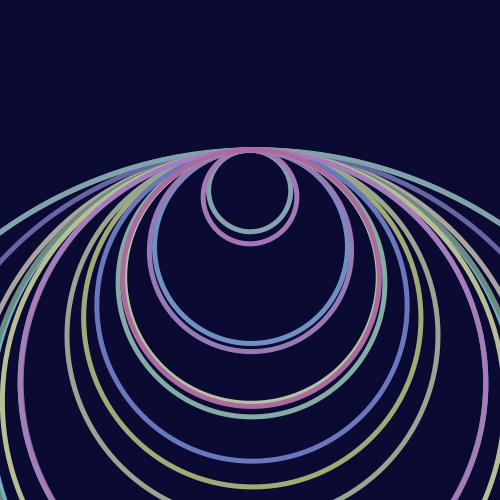
Frame 1 (no input)
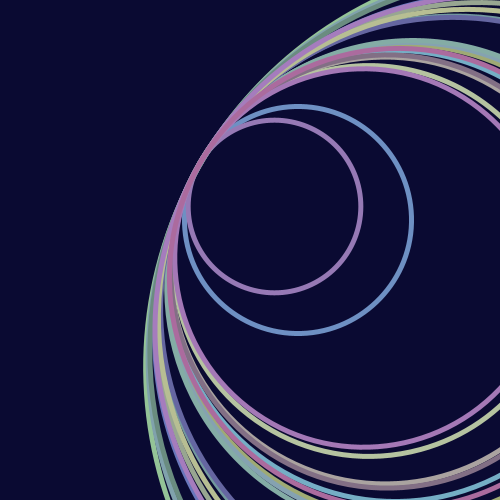
Frame 60 (the mouse pressed at the canvas centre just before this capture)
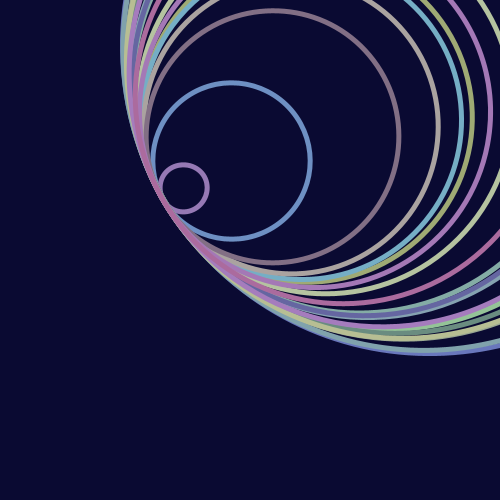
Frame 120 (the mouse held since frame 60 and released just before this capture)

The Processing sketch that drew these frames (run headless with seeded random() and noise(); from frame 60 on, the mouse is pressed at the canvas centre):

// Processing sketch: random_001
// ── random_001.pde
int centerX;
int centerY;
float boxSize; 
float frameAsRadians;
SpinningSquare spinner;
SpinningSquare spinner2;
ArrayList<SpinningSquare> spinners;
SpinningSquare tmpSpinner;

boolean drawLoopForward;
boolean randSetup = true;

boolean fade = false;
boolean rectangles = false;
boolean outerSpin = true;
boolean innerSpin = true;
int colorScheme = 0;
int numSpinners = 20;

void setup(){
  size(500, 500);
  background(0);
  strokeWeight(5);
  rectMode(CENTER);
  // frameRate(30);
  
  spinners = new ArrayList<SpinningSquare>();
  
  for(int ii = 0; ii < numSpinners; ii++){
    tmpSpinner = new SpinningSquare();
    
    if (randSetup){
      tmpSpinner.minSize = random(0,300);
      tmpSpinner.maxSize = random(100, 500);
      tmpSpinner.spinPhaseShift = radians(random(90));
      tmpSpinner.sizePhaseShift = radians(random(90));
    }else{
      tmpSpinner.minSize = (ii + 1) * 3;
      tmpSpinner.maxSize = ii * 20;
      tmpSpinner.spinPhaseShift = radians(random(ii*5));
      tmpSpinner.sizePhaseShift = radians(random(ii*10));
    }
    
    tmpSpinner._strokeWeight = 0.25 + random(5);
    spinners.add(tmpSpinner);
  }

  applyColorScheme(colorScheme);
}


void draw(){
  // background(0);
//  fill(0.15, 0.15, 0.15, 1);
  if(fade){
    fill(10,10,50, 10);
  }else{
    fill(10, 10, 50);
  }
  noStroke();
  rect(width/2, height/2, width, height);
  frameAsRadians = radians(frameCount);
  
  pushMatrix();
  if (outerSpin){
    translate(  -1 * 100 * sin(frameAsRadians*0.5), -1 * 100 * cos(frameAsRadians*0.5) );
  }
   
//  drawLoopForward = (frameCount % 2 == 0);
  drawLoopForward = (sin(frameAsRadians) > 0);

  int startAt = (drawLoopForward) ? 0 : spinners.size()-1;
  int loopDir = (drawLoopForward) ? 1 : -1;
  int idxToDraw = (int)floor(random(0, spinners.size()));
  
  for(int ii = 0; ii < spinners.size(); ii++){
    // idxToDraw = (int)floor(random(0, spinners.size()));
    // idxToDraw = startAt + ii * loopDir;
    idxToDraw = ii;
    tmpSpinner = spinners.get(idxToDraw);
    tmpSpinner.draw();
  }
  popMatrix();
}

void keyPressed(){
 switch(key){
   case 'f':
             fade = !fade;
             break;
   case 'r':
             rectangles = !rectangles;
             break;
   case 'o':
             outerSpin = !outerSpin;
             break;
   case 'i':
             innerSpin = !innerSpin;
             break;
   case 'C':
             applyColorScheme(colorScheme);
             break;
   case 'c':
             applyColorScheme(++colorScheme);
             break;
 }
}

void applyColorScheme(int p_colorScheme){
  
  int scheme = p_colorScheme % 5;
  
  color c1 = color(200, 180, 50);
  color c2 = color(230, 120, 0);
  
  for(int ii = 0; ii < numSpinners; ii++){
    tmpSpinner = spinners.get(ii);
  
    switch(scheme) {
      case 0:
              // pastels
              tmpSpinner._color = color( random(100,200), random(100,200), random(100,200) );
              continue;
      case 1:
              // reds
              tmpSpinner._color = color(random(100,200), random(10,100), random(10,100));
              continue;
      case 2:
              // full random
              tmpSpinner._color = color( random(255), random(255), random(255) );
              continue;
      case 3:
              // yellow-orange
              float brightness = random(60, 220);
              tmpSpinner._color = color( brightness, brightness/ (random(1.3, 2.4)), random(10,20));
              continue;
      case 4: 
              // lerped
              tmpSpinner._color = lerpColor(c1, c2, norm(ii, 0,numSpinners));
              continue;
    }
  }
}

// ----- 


class SpinningSquare {
 float spinPhaseShift;
 float sizePhaseShift;
 color _color;
 float minSize;
 float maxSize;
 float boxSize;
 float _strokeWeight;
 
 SpinningSquare(){
   spinPhaseShift = 0;
   sizePhaseShift = 0;
   minSize = 0;
   maxSize = 300;
   _color = color(200, 200, 0);
   _strokeWeight = 1;
 }
 
 void draw(){
  stroke(_color);
//  strokeWeight( abs( 3 * sin( sizePhaseShift + frameAsRadians ) ) );
  noFill();
  
  pushMatrix();
  translate(width/2, height/2);
  boxSize = minSize + maxSize * abs(sin( sizePhaseShift + frameAsRadians )) / 2.0;
  
  ellipseMode(RADIUS);
  if(innerSpin){
    translate( boxSize * sin(frameAsRadians), boxSize * cos(frameAsRadians) );
  }
  rotate( spinPhaseShift + frameAsRadians );
  
  if (rectangles){
    rect(0, 0, boxSize, boxSize);
  }else{
    ellipse(0, 0, boxSize, boxSize);
  }
  
  popMatrix();
 }
}
